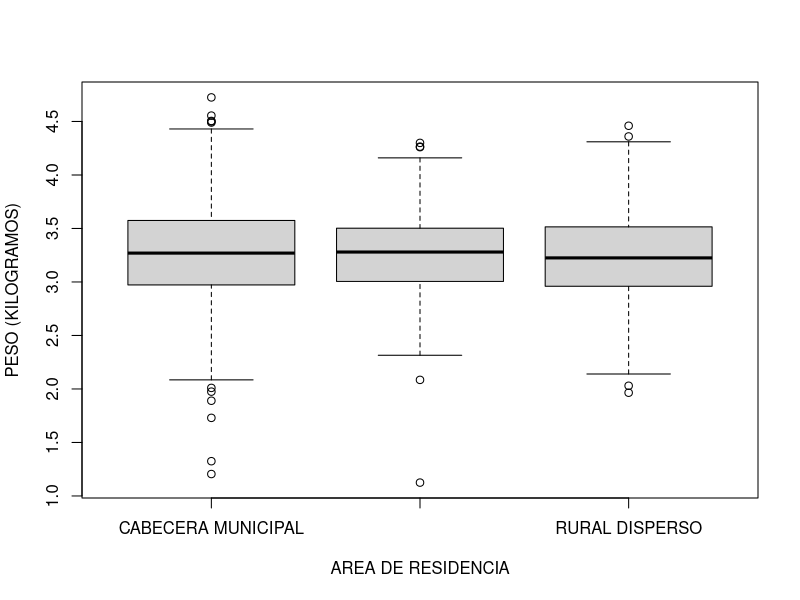
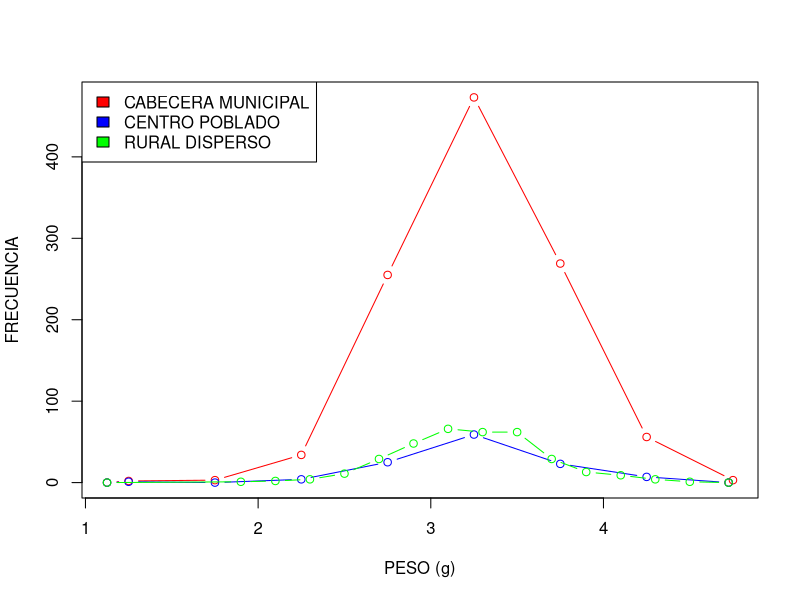
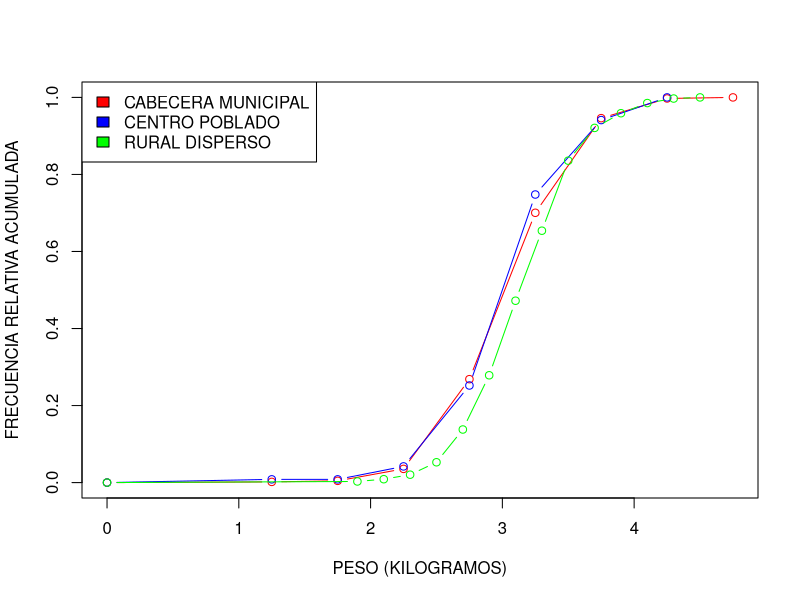
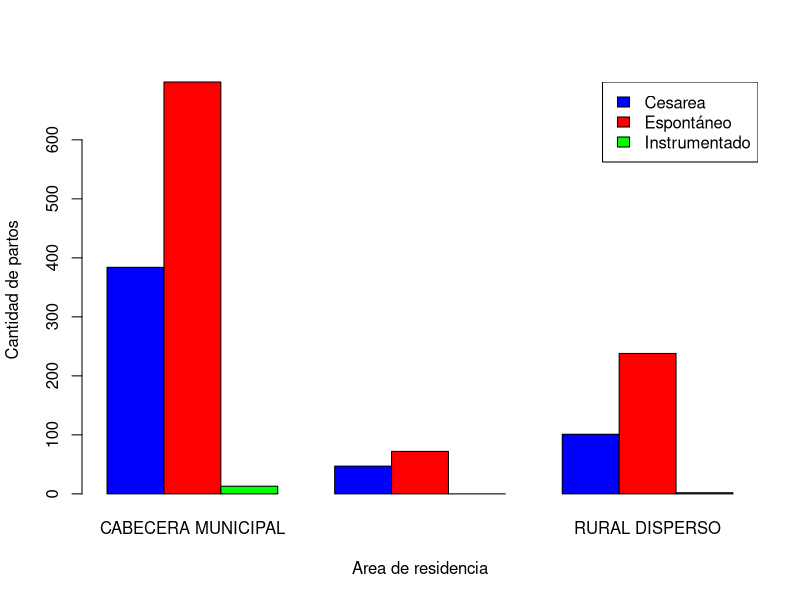
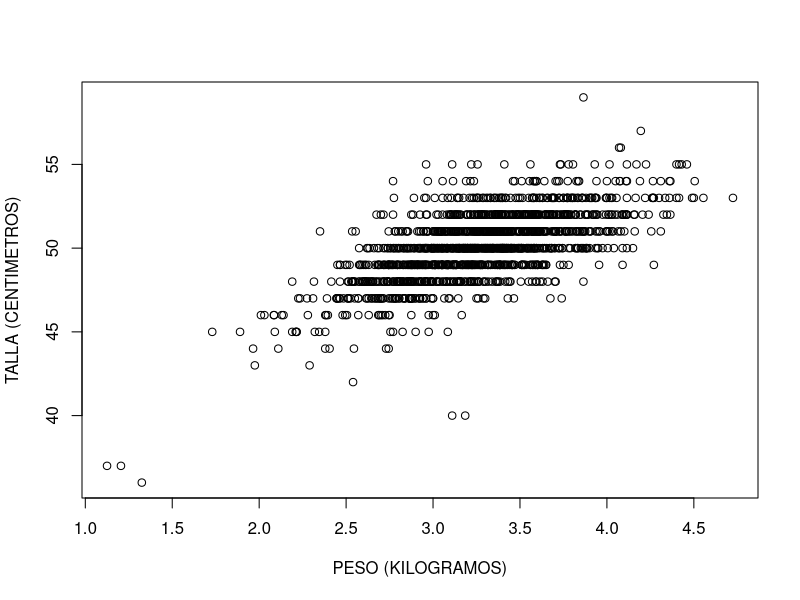

These figures' R source, in order:
library(readxl)
library(dplyr)
Base_Datos <- read.csv("Base de Datos/Datos.csv")
Base_Datos$PESO..Gramos. <- gsub(",", ".", Base_Datos$PESO..Gramos.)
Base_Datos$PESO..Gramos. <- as.numeric(Base_Datos$PESO..Gramos.)
Base_Datos$TALLA..Centímetros. <- gsub(",", ".", Base_Datos$TALLA..Centímetros.)
Base_Datos$TALLA..Centímetros. <- as.numeric(Base_Datos$TALLA..Centímetros.)
Base_Datos <- subset(Base_Datos, PESO..Gramos. < 575) # Se hace limpieza de datos.

# Variables punto 1.
PESO <- Base_Datos$PESO..Gramos.

# Gráfico 1.
boxplot(PESO ~ Base_Datos$AREA.RESIDENCIA,
        xlab = "AREA DE RESIDENCIA",
        ylab = "PESO (KILOGRAMOS)")

# Gráfico 2.
PESO_C <- subset(Base_Datos, AREA.RESIDENCIA == "CABECERA MUNICIPAL")$PESO..Gramos.

His_C <- hist(PESO_C, plot = FALSE)

PESO_CP <- subset(Base_Datos, AREA.RESIDENCIA == "CENTRO POBLADO (INSPECCIÓN, CORREGIMIENTO O CASERÍO)")$PESO..Gramos.

His_CP <- hist(PESO_CP, plot = FALSE)

PESO_R <- subset(Base_Datos, AREA.RESIDENCIA == "RURAL DISPERSO")$PESO..Gramos.

His_R <- hist(PESO_R, plot = FALSE)

plot(c(min(PESO), His_C$mids, max(PESO)), c(0, His_C$counts, 0), type = "b", col = "red", xlab = "PESO (g)", ylab = "FRECUENCIA")

lines(c(min(PESO), His_CP$mids, max(PESO)), c(0, His_CP$counts, 0), type = "b", col = "blue")

lines(c(min(PESO), His_R$mids, max(PESO)), c(0, His_R$counts, 0), type = "b", col = "green")

legend("topleft", legend = c("CABECERA MUNICIPAL", "CENTRO POBLADO", "RURAL DISPERSO"), 
       fill = c("red", "blue", "green"))

# Gráfico 3.
plot(c(0, His_C$mids),
     c(0, cumsum(His_C$counts)/sum(His_C$counts)),
     type = "b",
     col = "red",
     xlab = "PESO (KILOGRAMOS)",
     ylab = "FRECUENCIA RELATIVA ACUMULADA")

lines(c(0, His_CP$mids),
      c(0, cumsum(His_CP$counts)/sum(His_CP$counts)),
      type = "b",
      col = "blue")

lines(c(0, His_R$mids),
      c(0, cumsum(His_R$counts)/sum(His_R$counts)),
      type = "b",
      col = "green")
legend("topleft", legend = c("CABECERA MUNICIPAL", "CENTRO POBLADO", "RURAL DISPERSO"), 
       fill = c("red", "blue", "green"))

tabla <- Base_Datos %>%
  group_by(AREA.RESIDENCIA) %>%
  summarise(count = n(),
  media = round(mean(PESO..Gramos., na.rm = TRUE), digits = 2),
  mediana = median(PESO..Gramos., na.rm = TRUE),
  sd = round(sd(PESO..Gramos., na.rm = TRUE), digits = 2),
  q1 = quantile(PESO..Gramos., probs = 0.25, na.rm = TRUE),
  q3 = quantile(PESO..Gramos., probs = 0.75, na.rm = TRUE),
  RIC = IQR(PESO..Gramos., na.rm = TRUE)
  )
print(tabla)

# Variables punto 2.
#print(Base_Datos$SITIO.NACIMIENTO)
#print(Base_Datos$AREA.RESIDENCIA)

tabla <- table(Base_Datos$TIPO.PARTO, Base_Datos$AREA.RESIDENCIA)

print(tabla)

barplot(tabla, #prop.table(tabla),
        beside = TRUE,
        col = c("blue","red", 'green'),
        xlab = "Area de residencia",
        ylab = "Cantidad de partos")
legend("topright", legend = c("Cesarea", "Espontáneo", "Instrumentado"), 
       fill = c("blue","red", 'green'))
        #ylim= c(0,30))


#Variables punto 3.
#print(Base_Datos$PESO..Gramos.)
#print(Base_Datos$TALLA..Centímetros.)

TALLA <- Base_Datos$TALLA..Centímetros.
plot(PESO, TALLA,
     xlab = 'PESO (KILOGRAMOS)',
     ylab = 'TALLA (CENTIMETROS)')

print(cor(PESO, TALLA))